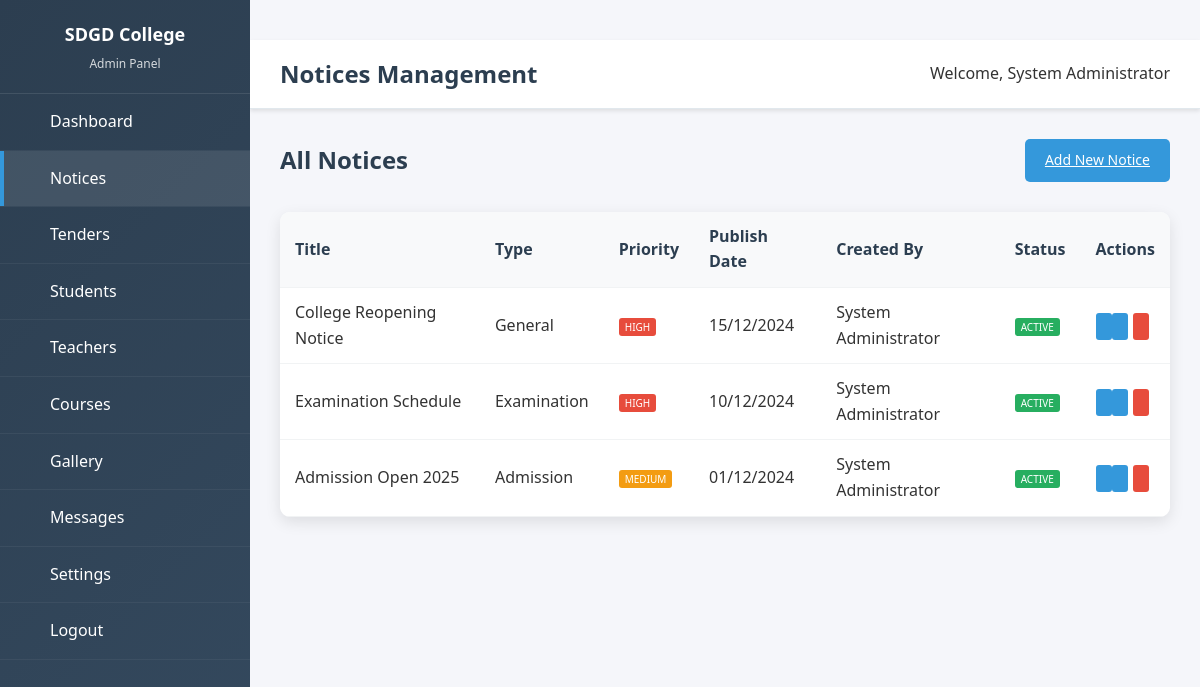
Screenshot of /admin/notices.php (signed in) with the database file from the repository.
### tables this page shows
CREATE TABLE IF NOT EXISTS notices (
    id INT PRIMARY KEY AUTO_INCREMENT,
    title VARCHAR(255) NOT NULL,
    description TEXT,
    file_path VARCHAR(255),
    file_name VARCHAR(255),
    notice_type ENUM('general', 'examination', 'admission', 'holiday', 'important') DEFAULT 'general',
    priority ENUM('low', 'medium', 'high') DEFAULT 'medium',
    target_audience ENUM('all', 'students', 'teachers', 'staff') DEFAULT 'all',
    publish_date DATE NOT NULL,
    expiry_date DATE,
    status ENUM('active', 'inactive') DEFAULT 'active',
    created_by INT,
    created_at TIMESTAMP DEFAULT CURRENT_TIMESTAMP,
    updated_at TIMESTAMP DEFAULT CURRENT_TIMESTAMP ON UPDATE CURRENT_TIMESTAMP,
    FOREIGN KEY (created_by) REFERENCES admin_users(id) ON DELETE SET NULL
);

### config.php (called while the page is built, shortened)
<?php
function format_date($date, $format = 'd/m/Y') {
    return date($format, strtotime($date));
}
?>

### admin/notices.php (the view, shortened to what this page needs)
<?php
require_once '../config.php';
$action = $_GET['action'] ?? 'list';
$notices = [];
if ($action === 'list') {
    $query = "SELECT n.*, au.full_name as created_by_name
              FROM notices n
              LEFT JOIN admin_users au ON n.created_by = au.id
              ORDER BY n.created_at DESC";
    $result = mysqli_query($conn, $query);
    $notices = mysqli_fetch_all($result, MYSQLI_ASSOC);
}
?>
<!DOCTYPE html>
<html lang="en">
<head>
    <link rel="stylesheet" href="../styles.css">
    <link rel="stylesheet" href="admin-styles.css">
</head>
<body>
    <div class="admin-layout">
        <aside class="sidebar">
            <div class="sidebar-header">
                <h3><i class="fas fa-graduation-cap"></i> SDGD College</h3>
                <p>Admin Panel</p>
            </div>
            <nav class="sidebar-nav">
                <ul>
                    <li><a href="dashboard.php"><i class="fas fa-tachometer-alt"></i> Dashboard</a></li>
                    <li><a href="notices.php" class="active"><i class="fas fa-bullhorn"></i> Notices</a></li>
                    <li><a href="tenders.php"><i class="fas fa-file-contract"></i> Tenders</a></li>
                    <li><a href="students.php"><i class="fas fa-user-graduate"></i> Students</a></li>
                    <li><a href="teachers.php"><i class="fas fa-chalkboard-teacher"></i> Teachers</a></li>
                    <li><a href="courses.php"><i class="fas fa-book"></i> Courses</a></li>
                    <li><a href="gallery.php"><i class="fas fa-images"></i> Gallery</a></li>
                    <li><a href="messages.php"><i class="fas fa-envelope"></i> Messages</a></li>
                    <li><a href="settings.php"><i class="fas fa-cog"></i> Settings</a></li>
                    <li><a href="logout.php"><i class="fas fa-sign-out-alt"></i> Logout</a></li>
                </ul>
            </nav>
        </aside>
        <main class="main-content">
            <header class="admin-header">
                <div class="header-left">
                    <h1>Notices Management</h1>
                </div>
                <div class="header-right">
                    <div class="admin-info">
                        <span>Welcome, <?php echo $_SESSION['admin_name']; ?></span>
                    </div>
                </div>
            </header>
            <div class="dashboard-content">
                <?php if ($action === 'list'): ?>
                    <div class="content-header">
                        <h2>All Notices</h2>
                        <a href="notices.php?action=add" class="btn">
                            <i class="fas fa-plus"></i> Add New Notice
                        </a>
                    </div>
                    <div class="data-table">
                        <table>
                            <thead>
                                <tr>
                                    <th>Title</th>
                                    <th>Type</th>
                                    <th>Priority</th>
                                    <th>Publish Date</th>
                                    <th>Created By</th>
                                    <th>Status</th>
                                    <th>Actions</th>
                                </tr>
                            </thead>
                            <tbody>
                                <?php foreach ($notices as $item): ?>
                                    <tr>
                                        <td><?php echo $item['title']; ?></td>
                                        <td><?php echo ucfirst($item['notice_type']); ?></td>
                                        <td>
                                            <span class="priority priority-<?php echo $item['priority']; ?>">
                                                <?php echo ucfirst($item['priority']); ?>
                                            </span>
                                        </td>
                                        <td><?php echo format_date($item['publish_date']); ?></td>
                                        <td><?php echo $item['created_by_name'] ?: 'System'; ?></td>
                                        <td>
                                            <span class="status status-<?php echo $item['status']; ?>">
                                                <?php echo ucfirst($item['status']); ?>
                                            </span>
                                        </td>
                                        <td>
                                            <a href="notices.php?action=view&id=<?php echo $item['id']; ?>" class="btn-edit" title="View">
                                            </a>
                                            <a href="notices.php?action=edit&id=<?php echo $item['id']; ?>" class="btn-edit" title="Edit">
                                            </a>
                                            <a href="notices.php?action=delete&id=<?php echo $item['id']; ?>" class="btn-delete" title="Delete" onclick="return confirm('Are you sure you want to delete this notice?')">
                                            </a>
                                        </td>
                                    </tr>
                                <?php endforeach; ?>
                            </tbody>
                        </table>
                    </div>
                <?php endif; ?>
            </div>
        </main>
    </div>
</body>
</html>

### styles.css (style rules this page uses)
* { margin: 0; padding: 0; box-sizing: border-box; }
body { font-family: 'Segoe UI', Tahoma, Geneva, Verdana, sans-serif; line-height: 1.6; color: #333; background-color: #f5f5f5; }
.main-content { padding: 40px 0; }

### admin/admin-styles.css (style rules this page uses)
.admin-layout { display: flex; min-height: 100vh; background: #f5f6fa; }
.sidebar { width: 250px; background: linear-gradient(135deg, #2c3e50 0%, #34495e 100%); color: white; position: fixed; height: 100vh; overflow-y: auto; z-index: 1000; transition: transform 0.3s; }
.sidebar-header { padding: 20px; text-align: center; border-bottom: 1px solid rgba(255,255,255,0.1); }
.sidebar-header h3 { margin: 0; font-size: 18px; font-weight: 600; }
.sidebar-header p { margin: 5px 0 0; font-size: 12px; opacity: 0.8; }
.sidebar-nav ul { list-style: none; padding: 0; margin: 0; }
.sidebar-nav li { border-bottom: 1px solid rgba(255,255,255,0.05); }
.sidebar-nav a { display: flex; align-items: center; padding: 15px 20px; color: white; text-decoration: none; transition: background-color 0.3s; position: relative; }
.sidebar-nav a:hover, .sidebar-nav a.active { background: rgba(255,255,255,0.1); }
.sidebar-nav a.active::before { content: ''; position: absolute; left: 0; top: 0; bottom: 0; width: 4px; background: #3498db; }
.main-content { flex: 1; margin-left: 250px; min-height: 100vh; }
.admin-header { background: white; padding: 15px 30px; border-bottom: 1px solid #e1e8ed; display: flex; justify-content: space-between; align-items: center; box-shadow: 0 2px 4px rgba(0,0,0,0.1); }
.header-left { display: flex; align-items: center; gap: 15px; }
.header-left h1 { margin: 0; font-size: 24px; color: #2c3e50; }
.admin-info { display: flex; align-items: center; gap: 10px; }
.dashboard-content { padding: 30px; }
.btn-edit { background: #3498db; color: white; padding: 5px 8px; border-radius: 3px; text-decoration: none; font-size: 12px; transition: background-color 0.3s; }
.priority { padding: 2px 6px; border-radius: 3px; font-size: 10px; font-weight: 500; text-transform: uppercase; }
.priority-high { background: #e74c3c; color: white; }
.priority-medium { background: #f39c12; color: white; }
.btn { background: #3498db; color: white; border: none; padding: 10px 20px; border-radius: 5px; font-size: 14px; cursor: pointer; transition: background-color 0.3s; }
.data-table { width: 100%; background: white; border-radius: 10px; overflow: hidden; box-shadow: 0 5px 15px rgba(0,0,0,0.1); }
.data-table table { width: 100%; border-collapse: collapse; }
.data-table th, .data-table td { padding: 12px 15px; text-align: left; border-bottom: 1px solid #f1f3f4; }
.data-table th { background: #f8f9fa; font-weight: 600; color: #2c3e50; }

### admin/notices.php (style rules this page uses)
.content-header { display: flex; justify-content: space-between; align-items: center; margin-bottom: 30px; }
.content-header h2 { margin: 0; color: #2c3e50; }
.btn-delete { background: #e74c3c; color: white; padding: 5px 8px; border-radius: 3px; text-decoration: none; font-size: 12px; margin-left: 5px; }
.status { padding: 2px 6px; border-radius: 3px; font-size: 10px; font-weight: 500; text-transform: uppercase; }
.status-active { background: #27ae60; color: white; }

### rows the page displays
notices: title "College Reopening Notice", notice_type "General", priority "HIGH", publish_date "15/12/2024", created_by.full_name "System Administrator", status "ACTIVE"
notices: title "Examination Schedule", notice_type "Examination", priority "HIGH", publish_date "10/12/2024", created_by.full_name "System Administrator", status "ACTIVE"
notices: title "Admission Open 2025", notice_type "Admission", priority "MEDIUM", publish_date "01/12/2024", created_by.full_name "System Administrator", status "ACTIVE"

### other values shown
$_SESSION['admin_name'] "System Administrator"
